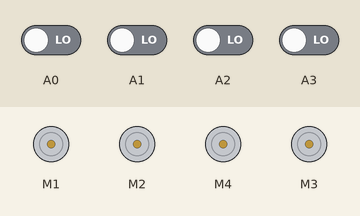
The sketch below on a simulated Arduino Uno, built with avr-gcc and run on an emulated ATmega328P. On the bench: 4 × DC motor (green arrow = forward, orange = backward, longer = faster). The inputs (shaded band) are chosen by the test bench; at power-on: A0–3 LOW.

Above: at 1.2 s.
1.3 s: A0 driven HIGH
At 2.0 s:
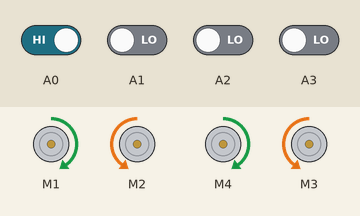
2.8 s: A0 driven LOW
At 3.2 s:
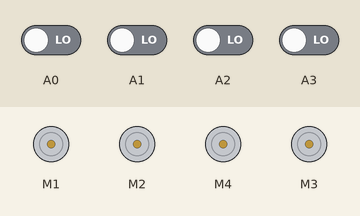
4.3 s: A1 driven HIGH
At 5.5 s:
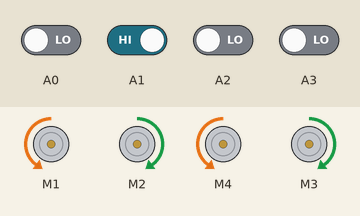
5.8 s: A1 driven LOW
At 6.6 s:
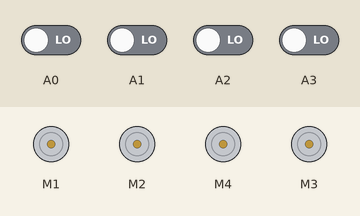
7.3 s: A2 driven HIGH
At 7.8 s:
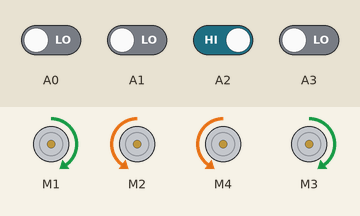
8.8 s: A2 driven LOW and A3 driven HIGH
At 10.1 s:
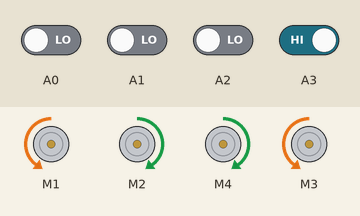
Timing chart, 0 to 11.3 s (numbered marks = the images above; inputs shaded):
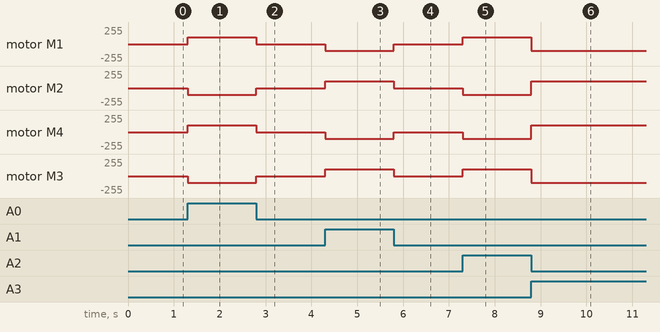

The sketch:

Recevier.ino
```cpp
#include<AFMotor.h>
AF_DCMotor frontLeft(1);
AF_DCMotor frontRight(4);
AF_DCMotor backLeft(2);
AF_DCMotor backRight(3);

int frontback, leftright, front, back, left, right;

void goForward() {
  frontLeft.run(FORWARD);
  frontRight.run(FORWARD);
  backLeft.run(BACKWARD);
  backRight.run(BACKWARD);
}

void goBackward() {
  frontLeft.run(BACKWARD);
  frontRight.run(BACKWARD);
  backLeft.run(FORWARD);
  backRight.run(FORWARD);
}

void turnLeft() {
  frontLeft.run(BACKWARD);
  frontRight.run(FORWARD);
  backLeft.run(FORWARD);
  backRight.run(BACKWARD);
}

void turnRight() {
  frontLeft.run(FORWARD);
  frontRight.run(BACKWARD);
  backLeft.run(BACKWARD);
  backRight.run(FORWARD);
}

void carStop()
{
  frontLeft.run(RELEASE);
  frontRight.run(RELEASE);
  backLeft.run(RELEASE);
  backRight.run(RELEASE);
}

void setup() {

  frontLeft.setSpeed(100);
  backLeft.setSpeed(100);
  frontRight.setSpeed(100);
  backRight.setSpeed(100);
  pinMode(A0, INPUT);
  pinMode(A1, INPUT);
  pinMode(A2, INPUT);
  pinMode(A3, INPUT);
  Serial.begin(9600);

}

void loop() {
  front = digitalRead(A0);
  back = digitalRead(A1);
  right = digitalRead(A2);
  left = digitalRead(A3);

  if (front) {
    goForward();
  }

  else if (back) {
    goBackward();
  }

  else if (right) {
    turnRight();
  }

  else if (left) {
    turnLeft();
  }
  else
  {
    carStop();
  }
//Serial.print("Front= ");
//  Serial.print(front);
//  Serial.print("    Back= ");
//  Serial.print(back);
//  Serial.print("        Left= ");
//  Serial.print(left);
//  Serial.print("            Right= ");
//  Serial.println(right);
//  delay(1000);
}
```

Measured:
- after the input at 1.3 s, motor M1, motor M4: stopped → forward 100/255 at once; motor M2, motor M3: stopped → backward 100/255 at once
- after the input at 2.8 s, motor M1, motor M4: forward 100/255 → stopped at once; motor M2, motor M3: backward 100/255 → stopped at once
- after the input at 4.3 s, motor M1, motor M4: stopped → backward 100/255 at once; motor M2, motor M3: stopped → forward 100/255 at once
- after the input at 5.8 s, motor M1, motor M4: backward 100/255 → stopped at once; motor M2, motor M3: forward 100/255 → stopped at once
- after the input at 7.3 s, motor M1, motor M3: stopped → forward 100/255 at once; motor M2, motor M4: stopped → backward 100/255 at once
- after the input at 8.8 s, motor M1, motor M3: forward 100/255 → backward 100/255 at once; motor M2, motor M4: backward 100/255 → forward 100/255 at once
